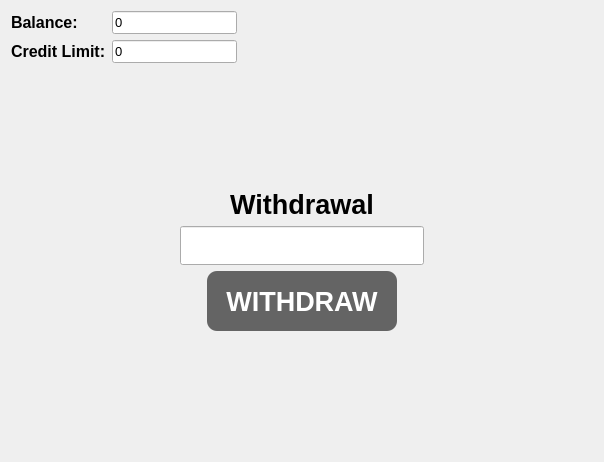
<?xml version="1.0" encoding="UTF-8"?>
<ui version="4.0">
 <class>Withdrawal</class>
 <widget class="QWidget" name="Withdrawal">
  <property name="geometry">
   <rect>
    <x>0</x>
    <y>0</y>
    <width>604</width>
    <height>462</height>
   </rect>
  </property>
  <property name="windowTitle">
   <string>Form</string>
  </property>
  <layout class="QVBoxLayout" name="verticalLayout">
   <item>
    <layout class="QHBoxLayout" name="horizontalLayout_4">
     <item>
      <layout class="QFormLayout" name="formLayout_4">
       <item row="0" column="0">
        <widget class="QLabel" name="balanceLabel">
         <property name="font">
          <font>
           <pointsize>12</pointsize>
           <bold>true</bold>
          </font>
         </property>
         <property name="text">
          <string>Balance:</string>
         </property>
         <property name="alignment">
          <set>Qt::AlignLeading|Qt::AlignLeft|Qt::AlignVCenter</set>
         </property>
        </widget>
       </item>
       <item row="0" column="1">
        <widget class="MoneyLineEdit" name="balanceLineEdit">
         <property name="sizePolicy">
          <sizepolicy hsizetype="Preferred" vsizetype="Fixed">
           <horstretch>0</horstretch>
           <verstretch>0</verstretch>
          </sizepolicy>
         </property>
         <property name="font">
          <font>
           <pointsize>10</pointsize>
           <kerning>true</kerning>
          </font>
         </property>
         <property name="text">
          <string>0</string>
         </property>
         <property name="readOnly">
          <bool>true</bool>
         </property>
        </widget>
       </item>
       <item row="1" column="0">
        <widget class="QLabel" name="creditLimitLabel">
         <property name="font">
          <font>
           <pointsize>12</pointsize>
           <bold>true</bold>
          </font>
         </property>
         <property name="text">
          <string>Credit Limit:</string>
         </property>
        </widget>
       </item>
       <item row="1" column="1">
        <widget class="QLineEdit" name="creditLimitLineEdit">
         <property name="sizePolicy">
          <sizepolicy hsizetype="Preferred" vsizetype="Fixed">
           <horstretch>0</horstretch>
           <verstretch>0</verstretch>
          </sizepolicy>
         </property>
         <property name="font">
          <font>
           <pointsize>10</pointsize>
          </font>
         </property>
         <property name="text">
          <string>0</string>
         </property>
         <property name="maxLength">
          <number>32765</number>
         </property>
         <property name="readOnly">
          <bool>true</bool>
         </property>
        </widget>
       </item>
      </layout>
     </item>
     <item>
      <spacer name="horizontalSpacer_6">
       <property name="orientation">
        <enum>Qt::Horizontal</enum>
       </property>
       <property name="sizeHint" stdset="0">
        <size>
         <width>40</width>
         <height>20</height>
        </size>
       </property>
      </spacer>
     </item>
     <item alignment="Qt::AlignTop">
      <widget class="ClickableLabel" name="closeButton">
       <property name="maximumSize">
        <size>
         <width>32</width>
         <height>32</height>
        </size>
       </property>
       <property name="baseSize">
        <size>
         <width>32</width>
         <height>32</height>
        </size>
       </property>
       <property name="text">
        <string/>
       </property>
       <property name="pixmap">
        <pixmap>assets/images/close-button.png</pixmap>
       </property>
       <property name="scaledContents">
        <bool>true</bool>
       </property>
      </widget>
     </item>
    </layout>
   </item>
   <item>
    <layout class="QHBoxLayout" name="horizontalLayout_3">
     <item>
      <spacer name="horizontalSpacer_4">
       <property name="orientation">
        <enum>Qt::Horizontal</enum>
       </property>
       <property name="sizeHint" stdset="0">
        <size>
         <width>40</width>
         <height>20</height>
        </size>
       </property>
      </spacer>
     </item>
     <item>
      <layout class="QVBoxLayout" name="verticalLayout_2">
       <item>
        <spacer name="verticalSpacer_3">
         <property name="orientation">
          <enum>Qt::Vertical</enum>
         </property>
         <property name="sizeHint" stdset="0">
          <size>
           <width>20</width>
           <height>40</height>
          </size>
         </property>
        </spacer>
       </item>
       <item>
        <widget class="QLabel" name="withdrawalLabel">
         <property name="font">
          <font>
           <pointsize>20</pointsize>
           <bold>true</bold>
          </font>
         </property>
         <property name="text">
          <string>Withdrawal</string>
         </property>
         <property name="alignment">
          <set>Qt::AlignCenter</set>
         </property>
        </widget>
       </item>
       <item>
        <widget class="QLineEdit" name="ammountLineEdit">
         <property name="sizePolicy">
          <sizepolicy hsizetype="Expanding" vsizetype="Fixed">
           <horstretch>0</horstretch>
           <verstretch>0</verstretch>
          </sizepolicy>
         </property>
         <property name="font">
          <font>
           <pointsize>20</pointsize>
          </font>
         </property>
         <property name="maxLength">
          <number>6</number>
         </property>
         <property name="alignment">
          <set>Qt::AlignCenter</set>
         </property>
        </widget>
       </item>
       <item alignment="Qt::AlignHCenter|Qt::AlignVCenter">
        <widget class="QPushButton" name="withdrawButton">
         <property name="sizePolicy">
          <sizepolicy hsizetype="Fixed" vsizetype="Fixed">
           <horstretch>0</horstretch>
           <verstretch>0</verstretch>
          </sizepolicy>
         </property>
         <property name="minimumSize">
          <size>
           <width>190</width>
           <height>60</height>
          </size>
         </property>
         <property name="font">
          <font>
           <pointsize>20</pointsize>
           <bold>true</bold>
          </font>
         </property>
         <property name="styleSheet">
          <string notr="true">QPushButton {
	color: white;
	background-color: rgb(100, 100, 100);
	border-radius: 10px;
}

QPushButton:hover {
	background-color: rgb(50, 50, 50);
}</string>
         </property>
         <property name="text">
          <string>WITHDRAW</string>
         </property>
        </widget>
       </item>
       <item>
        <spacer name="verticalSpacer_4">
         <property name="orientation">
          <enum>Qt::Vertical</enum>
         </property>
         <property name="sizeHint" stdset="0">
          <size>
           <width>20</width>
           <height>40</height>
          </size>
         </property>
        </spacer>
       </item>
      </layout>
     </item>
     <item>
      <spacer name="horizontalSpacer_5">
       <property name="orientation">
        <enum>Qt::Horizontal</enum>
       </property>
       <property name="sizeHint" stdset="0">
        <size>
         <width>40</width>
         <height>20</height>
        </size>
       </property>
      </spacer>
     </item>
    </layout>
   </item>
  </layout>
 </widget>
 <customwidgets>
  <customwidget>
   <class>ClickableLabel</class>
   <extends>QLabel</extends>
   <header>ClickableLabel.h</header>
  </customwidget>
  <customwidget>
   <class>MoneyLineEdit</class>
   <extends>QLineEdit</extends>
   <header>MoneyLineEdit.h</header>
  </customwidget>
 </customwidgets>
 <resources/>
 <connections/>
</ui>
